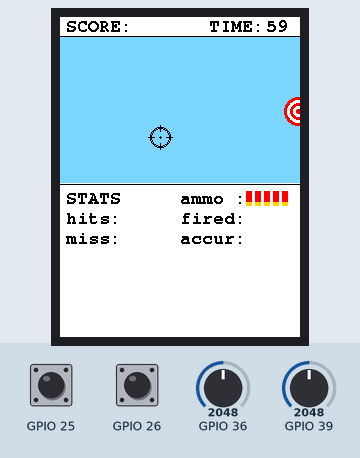
Simulated run of this sketch. Board: ESP32. On the bench: 240×320 colour display. Inputs (shaded band) come from the test bench; at power-on: GPIO 39 = 2048, GPIO 36 = 2048, GPIO 25 HIGH, GPIO 26 HIGH. Random numbers use the default seed unless the sketch sets one.

Above: at 1.4 s.
1.5 s: GPIO 39 set to 3040
At 1.98 s:
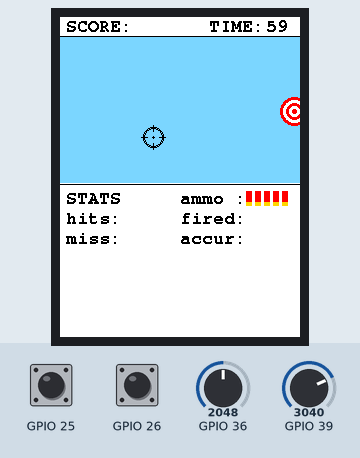
3.9 s: GPIO 36 set to 3040
At 4.2 s:
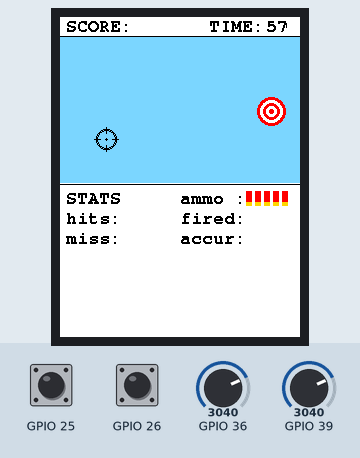
5.5 s: GPIO 39 set to 960
At 5.79 s:
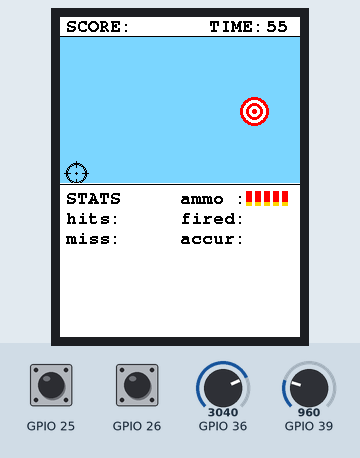
7.1 s: GPIO 25 pulled LOW for 0.15 s
At 7.38 s:
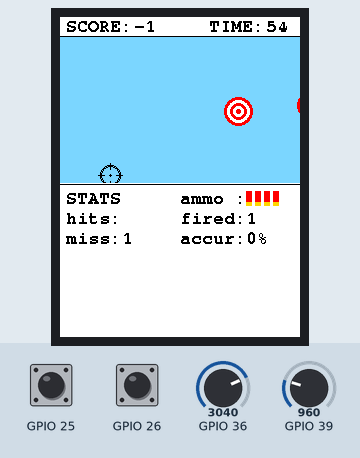
7.8 s: GPIO 26 pulled LOW for 0.15 s
At 8.33 s:
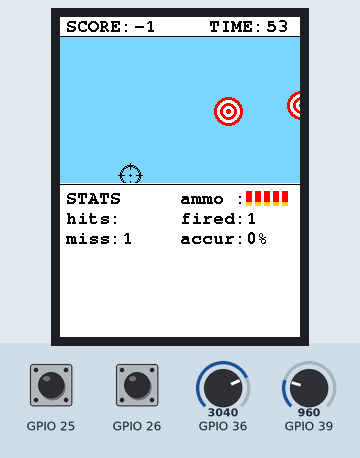
8.5 s: GPIO 25 pulled LOW for 1 s
At 8.97 s:
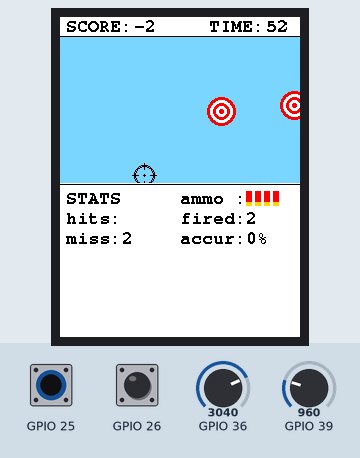
Timing chart, 0 to 11.1 s (numbered marks = the images above; inputs shaded):
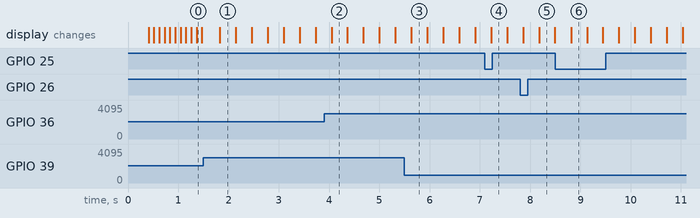

The sketch:

TargetGame.ino
```cpp
#include <TFT_eSPI.h>

TFT_eSPI    tft = TFT_eSPI();
TFT_eSprite img = TFT_eSprite(&tft);

const int pwmFreq = 5000;
const int pwmResolution = 8;
const int pwmLedChannelTFT = 5;

float x=100;
float y=100;
float s=2.25; //speed of cursor
float eSpeed=1.1; //enemy speed

int score=0;
int rTime=60;  //remaining time

float enemyX[5];
float enemyY[5];

int deb=0; //debounce help variable
int deb2=0;
int currTime=1000;
bool hit=0;

int hits=0;
int miss=0;
int fired=0;
int ammo=5;

float accuracy=0;
bool gameOver=false;

void setup() {

 pinMode(25,INPUT_PULLUP);
 pinMode(26,INPUT_PULLUP);
 tft.init();
 tft.setRotation(2);
 tft.setSwapBytes(true);
 tft.setFreeFont(&FreeMonoBold9pt7b);
 tft.fillScreen(TFT_WHITE);
 tft.drawLine(0,19,240,19,TFT_BLACK);
 tft.drawLine(0,167,240,167,TFT_BLACK);
 tft.setTextColor(TFT_BLACK,TFT_WHITE);
 tft.drawString("SCORE:       TIME:",6,2);
 tft.drawString(String(rTime),206,2);
 tft.drawString("STATS",6,174);
 tft.drawString("hits:",6,194);
 tft.drawString("fired:",120,194);
 tft.drawString("accur:",120,214);
 tft.drawString("ammo :",120,174);
 tft.drawString("miss:",6,214);


 img.createSprite(240, 146);


 for(int i=0;i<5;i++)
   {
    enemyX[i]=250+(i*random(50,80));
    enemyY[i]=random(15,130);
    tft.fillRect(186+(i*9),174,6,14,TFT_RED);
    tft.fillRect(186+(i*9),185,6,4,TFT_GOLD);
   }
}

void loop() {

 if(gameOver==0){
 if(millis()>currTime)
 {
  currTime=millis()+1000;
  rTime--;
  tft.drawString(String(rTime),206,2);
 }

 if(analogRead(39)<1000 && x<204)
 x=x+s;

 if(analogRead(36)>3000 && y<138)
 y=y+s;

  if(analogRead(39)>3000 && x>0)
 x=x-s;

 if(analogRead(36)<1000 && y>0)
 y=y-s;

 draw(x,y);

 if(digitalRead(26)==0)
 {
  if(deb2==0)
  {
    deb2=1;
    ammo=5;
    tft.fillRect(186,174,60,15,TFT_WHITE);
      for(int i=0;i<ammo;i++)
      {
      tft.fillRect(186+(i*9),174,6,14,TFT_RED);
      tft.fillRect(186+(i*9),185,6,4,TFT_GOLD);
     }

  }
  }else deb2=0;

 if(ammo>0)
 if(digitalRead(25)==0)
 {
  if(deb==0)
    {
      deb=1;
      tft.fillRect(186,174,60,15,TFT_WHITE);
      ammo--;
      for(int i=0;i<ammo;i++)
      {
      tft.fillRect(186+(i*9),174,6,14,TFT_RED);
      tft.fillRect(186+(i*9),185,6,4,TFT_GOLD);
     }

      for(int i=0;i<5;i++)
      if(x>enemyX[i]-14 && x<enemyX[i]+14 && y>enemyY[i]-14 && y<enemyY[i]+14)
       {
       score=score+5;
       fired++;
       hits++;
       accuracy=(float)hits/(float)fired*100;
       tft.drawString(String(hits),62,194);
       tft.drawString(String((int)accuracy)+"%   ",186,214);
       tft.drawString(String(fired),186,194);
       tft.drawString(String(score),74,2);
       enemyX[i]=random(270,300);
       enemyY[i]=random(15,130);
       hit=1;
       }
      if(hit==0)
      {
       score--;
       hit=1;
       miss++;
       fired++;
       accuracy=(float)hits/(float)fired*100;
       tft.drawString(String(miss),62,214);
       tft.drawString(String((int)accuracy)+"%   ",186,214);
       tft.drawString(String(fired),186,194);
       tft.drawString(String(score)+"   ",74,2);
      }

    }
  }else {deb=0; hit=0;}
 }
}

void draw(int x, int y)
{

 img.fillSprite(0x7EBF);

 if(rTime==0)
{
  gameOver=1;
  img.setTextColor(TFT_RED,TFT_YELLOW);
  img.setFreeFont(&FreeMonoBold18pt7b);
  img.drawString("GAME OVER!",20,50);
  img.setFreeFont(&FreeMonoBold9pt7b);
}else{
 for(int i=0;i<5;i++){
 img.fillCircle(enemyX[i],enemyY[i],14,TFT_RED);
 img.fillCircle(enemyX[i],enemyY[i],11,TFT_WHITE);
 img.fillCircle(enemyX[i],enemyY[i],8,TFT_RED);
 img.fillCircle(enemyX[i],enemyY[i],5,TFT_WHITE);
 img.fillCircle(enemyX[i],enemyY[i],2,TFT_RED);
 enemyX[i]=enemyX[i]-eSpeed;
 if(enemyX[i]<16){
 enemyX[i]=random(270,300);
 enemyY[i]=random(15,130);
 }
 }

 img.drawCircle(x,y,10,TFT_BLACK);
 img.drawCircle(x,y,9,TFT_BLACK);

 img.drawLine(x,y-6,x,y-12,TFT_BLACK);
 img.drawLine(x,y+6,x,y+12,TFT_BLACK);

 img.drawLine(x-6,y,x-12,y,TFT_BLACK);
 img.drawLine(x+6,y,x+12,y,TFT_BLACK);

 img.fillCircle(x,y,1,TFT_BLACK);
}
 img.pushSprite(0,20);

}
```
